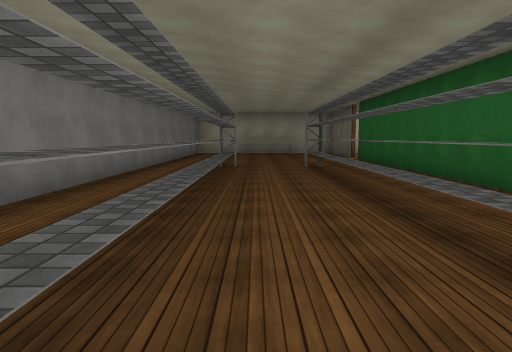
view 1 (above)

17 first-person views from a walk through a scene from a Unity 3-D project. The camera is 1.5 m above the floor, tilts 6° down and sees 70° across. The floor is counted in squares, 2 m on a side. Each view is taken from the middle of a square. On the plan, view 1 faces up. The plan holds only what a view shows up to about 11 squares ahead; the rest is blank. The place goes on beyond the plan. The player is left out. Some animated figures are left out. Door leaves are left out, so doorways stand open. Some surface patterns are stand-ins.

view 2
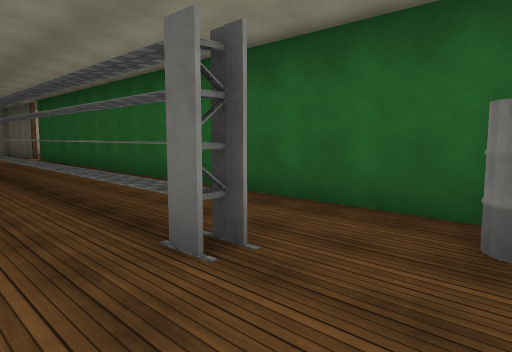

view 3
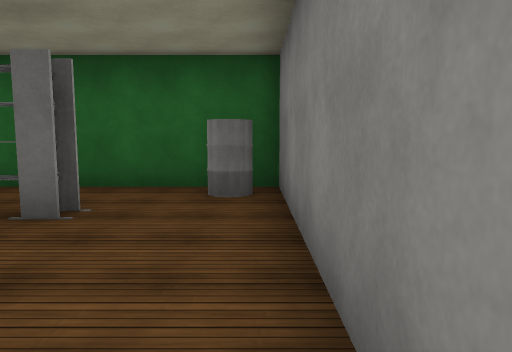

view 4
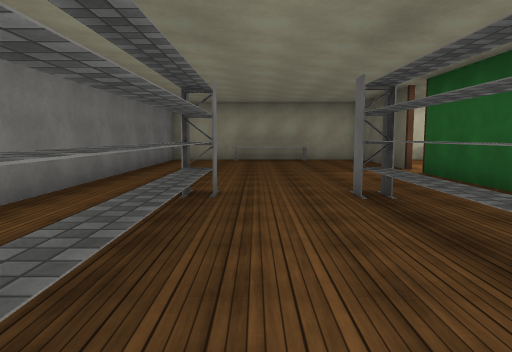

view 5
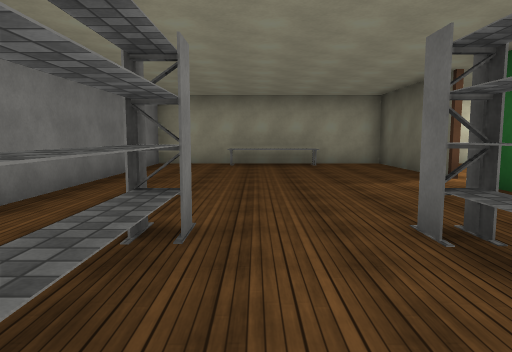

view 6
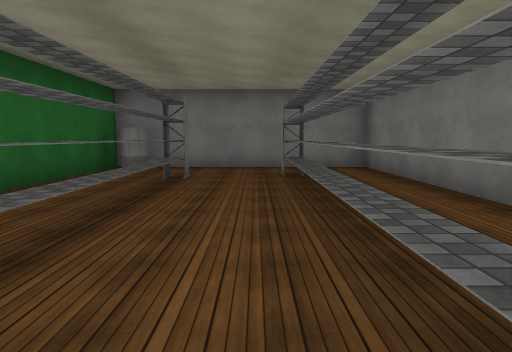

view 7
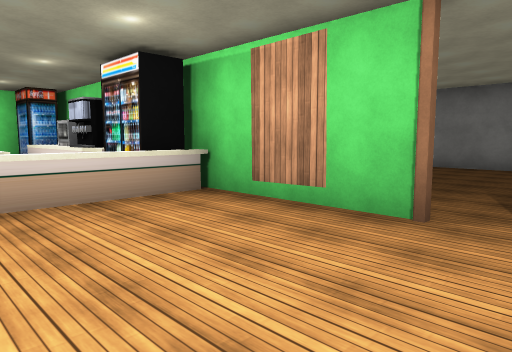

view 8
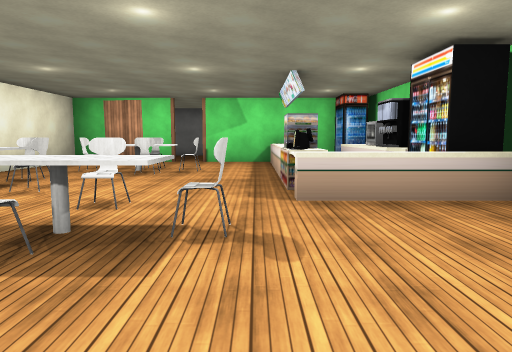

view 9
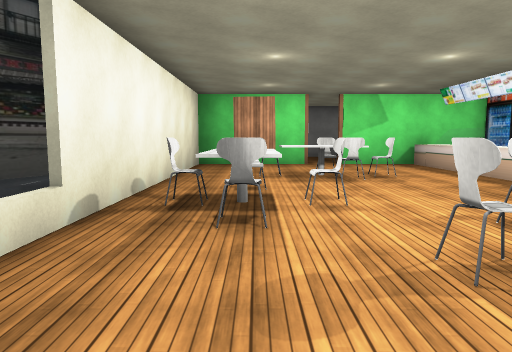

view 10
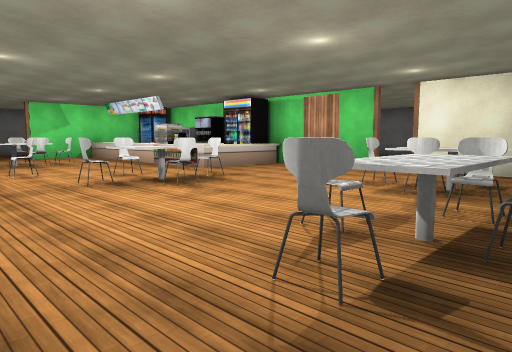

view 11
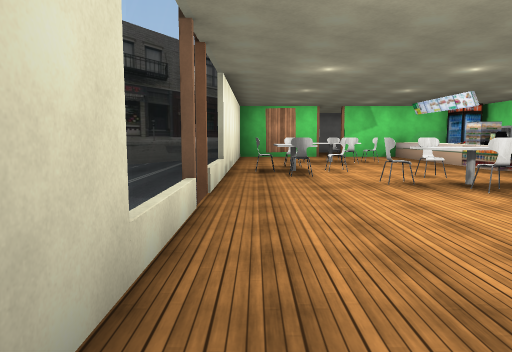

view 12
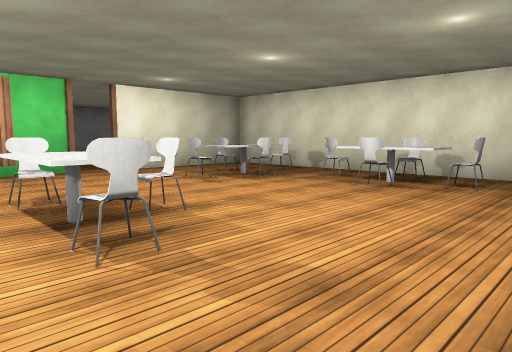

view 13
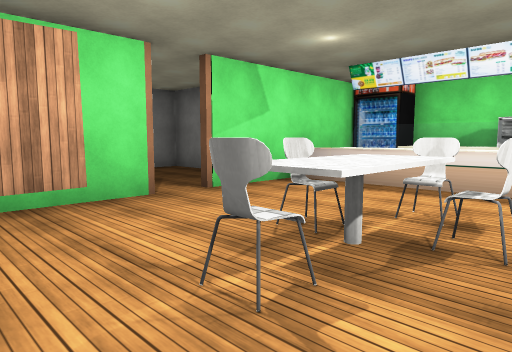

view 14
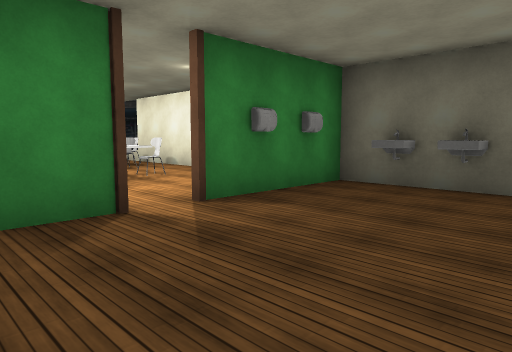

view 15
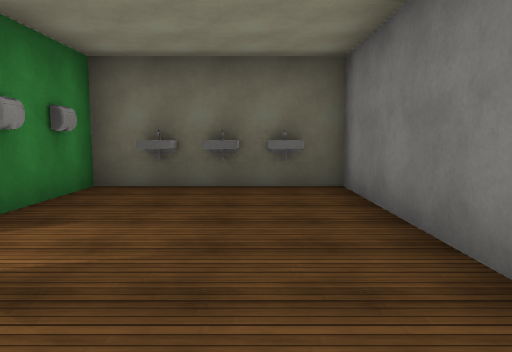

view 16
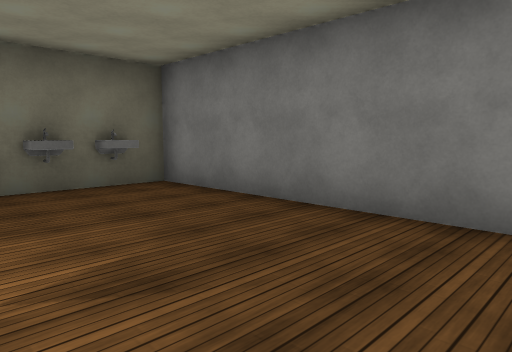

view 17
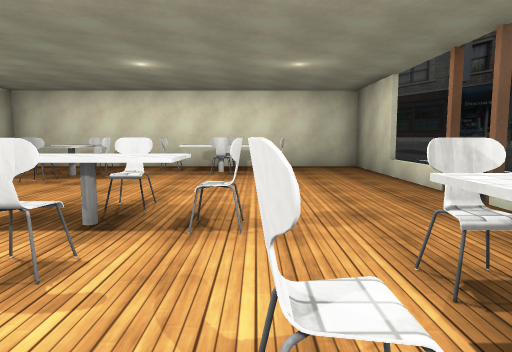

### Floor plan
Points are (right, up) in squares from view 1. A wall is a line through its corners. A room is listed if a view was taken in it or the views show most of it. See-through windows are left out.
Room 1 (views 1, 2)
walls: (-0.6, -1.4) (3.6, -1.4) (3.6, 1.6)
ways out: opening at (-1, -0.5) to room 2; opening at (0, 1) to room 2; opening at (3, 5) to room 3
objects: other object (3, -1); other object (4, 3) to (4, 4)
Room 2 (views 3, 4, 5, 6)
walls: (-0.6, 10.1) (-0.6, 0.4); (-0.9, 10.1) (-0.9, 9.6); (1.7, 9.6) (1.2, 9.6); (1.7, 9.5) (1.7, 10); (3.6, 9.4) (3.6, 12.9); (3.6, 13.6) (3.6, 17.6); (3.9, 17.6) (-2.8, 17.6) (-2.8, -1.4) (-0.6, -1.4); (1.2, 1.1) (1.7, 1.1); (1.3, 0.8) (1.3, 10); (1.7, 0.7) (1.7, 1.2)
ways out: opening at (-1, -0.5) to room 1; opening at (0, 1) to room 1; opening at (3, 9) to room 3; open door at (4, 13) to room 3
objects: other object (0, 17) to (1, 17)
Room 3 (views 7, 8, 9, 10, 11, 12, 13, 17)
walls: (6.5, 6.6) (6.5, 5.2); (6.5, 5) (6.5, 3.5); (3.6, 12.9) (3.6, 9.7) (4.9, 9.7); (12.6, 13) (12.6, 17.6) (3.9, 17.6); (3.6, 4.8) (3.6, 5.5); (9.5, 2.6) (12.5, 2.6); (6.4, 2.6) (8.8, 2.6); (12.6, 3.5) (12.6, 12.2); (3.6, 17.6) (3.6, 13.6)
ways out: opening at (3, 5) to room 1; opening at (3, 9) to room 2; open door at (4, 13) to room 2; open door at (9, 2.5) to room 4; open door at (13, 12.5)
objects: other object (4, 6); other object (4, 7) to (5, 7); other object (4, 8) to (5, 9); other object (6, 8); other object (6, 9); other object (6, 14); other object (6, 15); other object (6, 16) to (7, 16); other object (6, 17); other object (7, 15); other object (8, 11); other object (8, 16); other object (9, 5); other object (9, 6); other object (9, 10); other object (9, 11); other object (9, 12); other object (9, 15); other object (9, 16); other object (9, 17); other object (10, 6); other object (10, 9); other object (10, 11); other object (10, 16); other object (11, 6); other object (11, 8); other object (11, 9); other object (11, 10); other object (12, 9)
Room 4 (views 14, 15, 16)
walls: (8.8, 2.5) (7.5, 2.5); (6.5, -0.2) (6.5, -1.4) (12.6, -1.4) (12.6, -0.9); (12.5, 2.5) (9.5, 2.5)
ways out: open door at (9, 2.5) to room 3
objects: other object (12, 0); other object (12, 2)
Room 5 (no view inside)
walls: (4.5, 2.6) (6.4, 2.6)
objects: other object (6, 3)

Positions as (right, up) in squares from view 1, and headings:
1: (0, 0), facing up
2: (0, -1), facing up-right
3: (-2, -1), facing right
4: (0, 5), facing up
5: (0, 7), facing up
6: (0, 8), facing down
7: (7, 14), facing down-left
8: (7, 14), facing down
9: (11, 13), facing down
10: (12, 17), facing down-left
11: (12, 17), facing down
12: (12, 10), facing up-left
13: (12, 7), facing down-left
14: (7, -1), facing up-right
15: (7, 0), facing right
16: (7, 2), facing down-right
17: (10, 8), facing up
